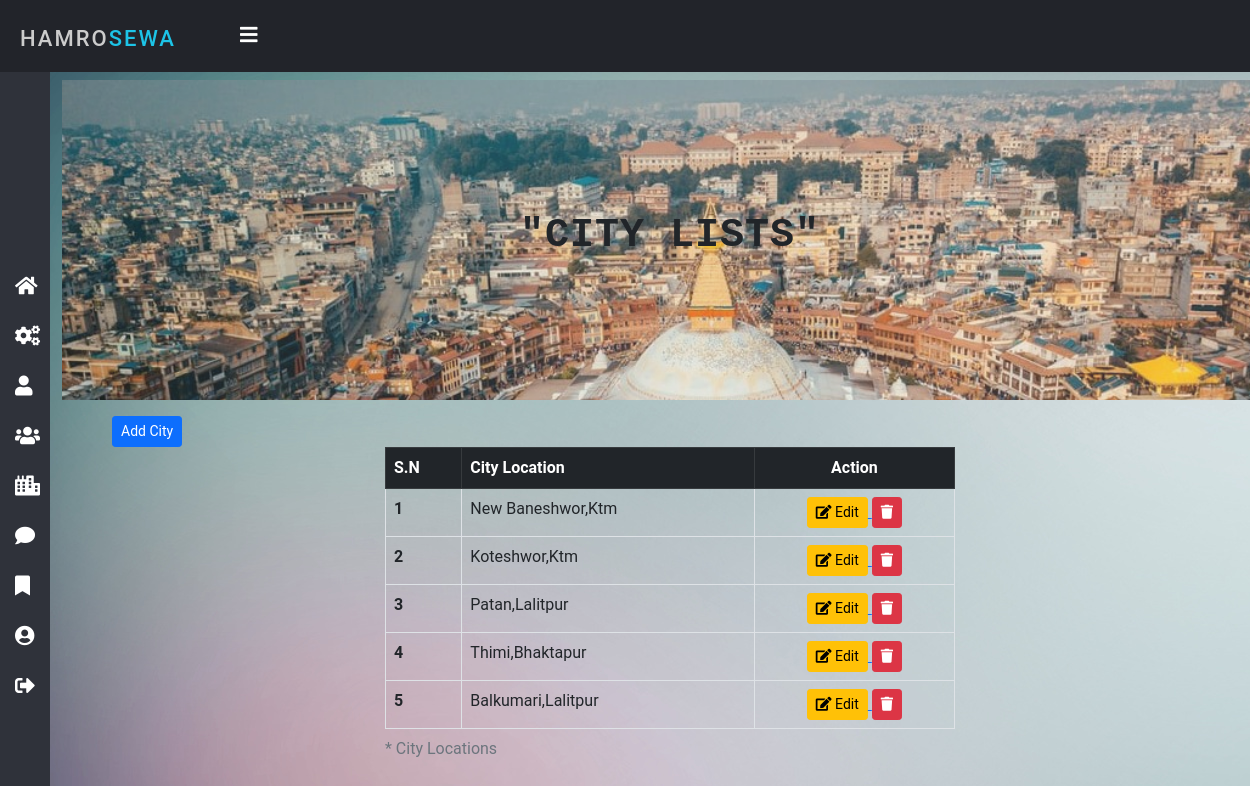
The page /city_list/ (signed in) on the database its author committed.
### home/models.py (models this page shows, shortened)
class City(models.Model):
    city = models.CharField(max_length=100, blank=True)

### home/views.py (the view, shortened to what this page needs)
# urls.py: path('city_list/', views.adminCity, name= 'city_list'),
@login_required(login_url='login')
def adminCity(request):
    if not request.user.is_staff:
        return redirect('error')
    cities = City.objects.all()
    return render(request, 'admin/city_list.html', {'cities': cities})

### templates/admin/city_list.html (shortened to what this page needs)
{% extends 'admin/admin_nav.html' %}
{% block body %}
<div class="container-fluid">
    <div class="img-part">
        <div>
            <h1 class="">"City Lists"</h1>
        </div>
    </div>
    <div class="container my-3">
        <button class="btn btn-sm btn-primary" id="addCity"> Add City</button>
        <div class="row" id="locations">
            <table class="table mx-auto w-50 table-bordered table-hover">
                <thead class="table-dark">
                    <tr>
                        <th scope="col">S.N</th>
                        <th scope="col">City Location</th>
                        <th>
                            <center>Action</center>
                        </th>
                    </tr>
                </thead>
                <tbody>
                    {% for i in cities %}
                    <tr>
                        <th scope="row">{{forloop.counter}}</th>
                        <td>{{i.city}}</td>
                        <td>
                            <center>
                                <a href="{% url 'edit_city' i.id %}">
                                    <button class="btn btn-sm btn-warning"><i class="fa fa-edit"></i> Edit</button>
                                </a>
                                <a href="{% url 'delete_city' i.id %}"><button class="btn btn-sm btn-danger"
                                        onclick="return confirm('Are you sure ?')"><i
                                            class="fa fa-trash"></i></button></a></center>
                        </td>
                    </tr>
                    {% endfor %}
                    <caption>* City Locations</caption>
                </tbody>
            </table>
        </div>
    </div>
</div>
{% endblock %}

### static/css/admin_style.css (style rules this page uses)
* { margin: 0; padding: 0; box-sizing: border-box; font-family: "Roboto", sans-serif; }
body { background-image: url('/static/img/bg.jpg'); overflow-x: hidden; }

### templates/admin/city_list.html (style rules this page uses)
.img-part { position: relative; height: 40vh; }
.img-part::before { position: absolute; content: ''; background: url(/static/img/kathmandu.jpg) no-repeat; background-size: cover; height: 100%; width: 100%; transition: all 0.1s ease-in-out; z-index: -41; opacity: 0.8; }
.img-part div { display: flex; justify-content: center; align-items: center; height: 100%; }
.img-part div h1 { text-shadow: 20px; text-transform: uppercase; letter-spacing: 1px; line-height: 1.65; font-weight: bold; font-family: monospace; padding: 0.5rem; }

### rows shown on the page
City: city "New Baneshwor,Ktm"
City: city "Koteshwor,Ktm"
City: city "Patan,Lalitpur"
City: city "Thimi,Bhaktapur"
City: city "Balkumari,Lalitpur"
